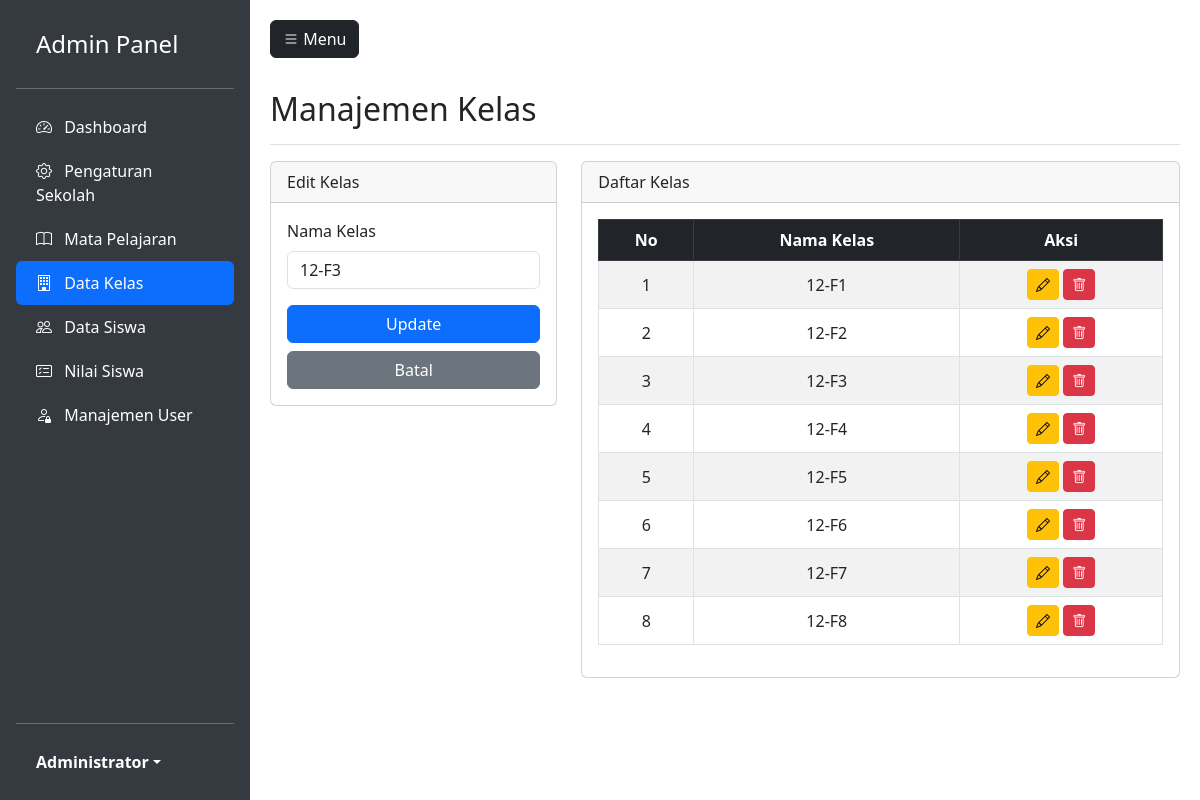
The page /admin/classes.php?edit=3 (signed in) on the database its author committed.
### tables this page shows
CREATE TABLE `classes` (
  `id` int(11) NOT NULL,
  `name` varchar(50) NOT NULL
);

### admin/classes.php (the view, shortened to what this page needs)
<?php
require_once 'header.php';
$classes = $pdo->query("SELECT * FROM classes ORDER BY name")->fetchAll();
$editClass = null;
if (isset($_GET['edit'])) {
    $stmt = $pdo->prepare("SELECT * FROM classes WHERE id = ?");
    $stmt->execute([$_GET['edit']]);
    $editClass = $stmt->fetch();
}
?>
<div class="d-flex justify-content-between flex-wrap flex-md-nowrap align-items-center pt-3 pb-2 mb-3 border-bottom">
    <h1 class="h2">Manajemen Kelas</h1>
</div>
<div class="row">
    <div class="col-md-4">
        <div class="card mb-4">
            <div class="card-header"><?= $editClass ? 'Edit' : 'Tambah' ?> Kelas</div>
            <div class="card-body">
                <form method="POST" action="classes.php">
                    <div class="mb-3">
                        <label class="form-label">Nama Kelas</label>
                        <input type="text" name="name" class="form-control" placeholder="Contoh: 12-F1" value="<?= $editClass['name'] ?? '' ?>" required>
                    </div>
                    <button type="submit" class="btn btn-primary w-100"><?= $editClass ? 'Update' : 'Simpan' ?></button>
                    <?php if ($editClass): ?>
                        <a href="classes.php" class="btn btn-secondary w-100 mt-2">Batal</a>
                    <?php endif; ?>
                </form>
            </div>
        </div>
    </div>
    <div class="col-md-8">
        <div class="card">
            <div class="card-header">Daftar Kelas</div>
            <div class="card-body">
                <div class="table-responsive">
                    <table class="table table-striped table-bordered text-center align-middle">
                        <thead class="table-dark">
                            <tr>
                                <th>No</th>
                                <th>Nama Kelas</th>
                                <th>Aksi</th>
                            </tr>
                        </thead>
                        <tbody>
                            <?php foreach ($classes as $index => $cls): ?>
                            <tr>
                                <td><?= $index + 1 ?></td>
                                <td><?= htmlspecialchars($cls['name']) ?></td>
                                <td>
                                    <a href="classes.php?edit=<?= $cls['id'] ?>" class="btn btn-sm btn-warning"><i class="bi bi-pencil"></i></a>
                                    <form method="POST" class="d-inline" onsubmit="return confirm('Hapus kelas ini?')">
                                        <button type="submit" class="btn btn-sm btn-danger"><i class="bi bi-trash"></i></button>
                                    </form>
                                </td>
                            </tr>
                            <?php endforeach; ?>
                        </tbody>
                    </table>
                </div>
            </div>
        </div>
    </div>
</div>
<?php require_once 'footer.php'; ?>

### admin/header.php (style rules this page uses)
body { min-height: 100vh; overflow-x: hidden; }

### rows shown on the page
classes: name "12-F3"
classes: name "12-F1"
classes: name "12-F2"
classes: name "12-F4"
classes: name "12-F5"
classes: name "12-F6"
classes: name "12-F7"
classes: name "12-F8"

### other values the page prints
$_SESSION['user_name'] "Administrator"
